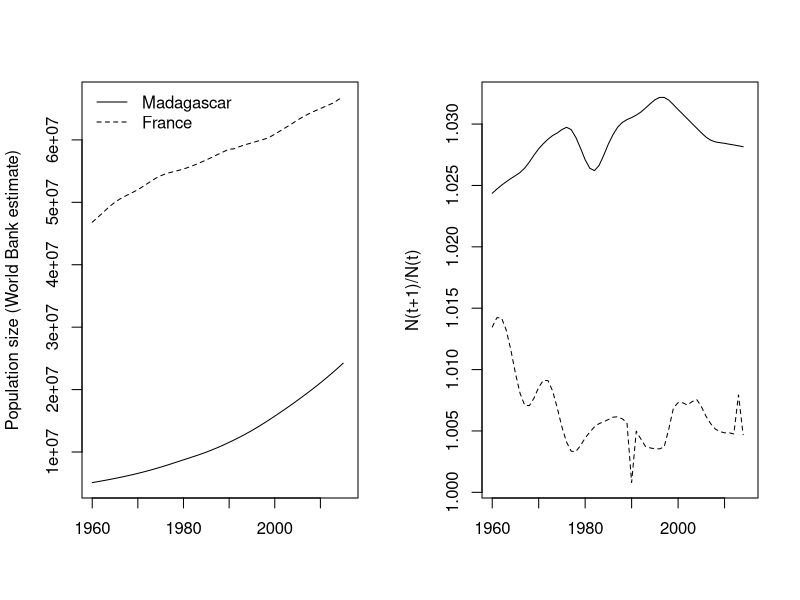
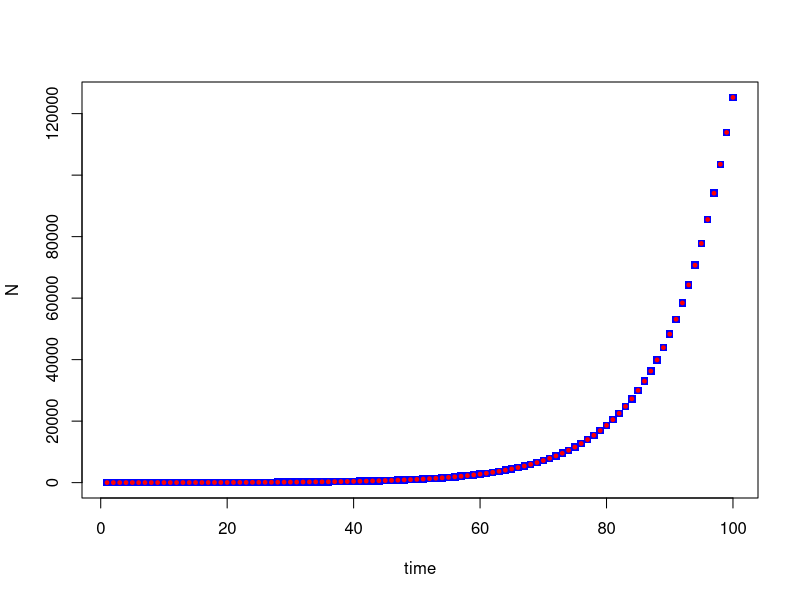
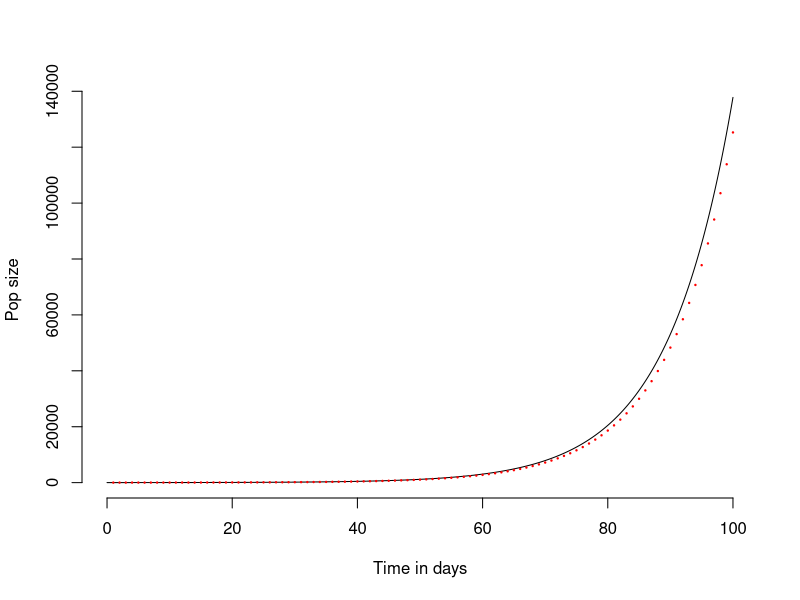
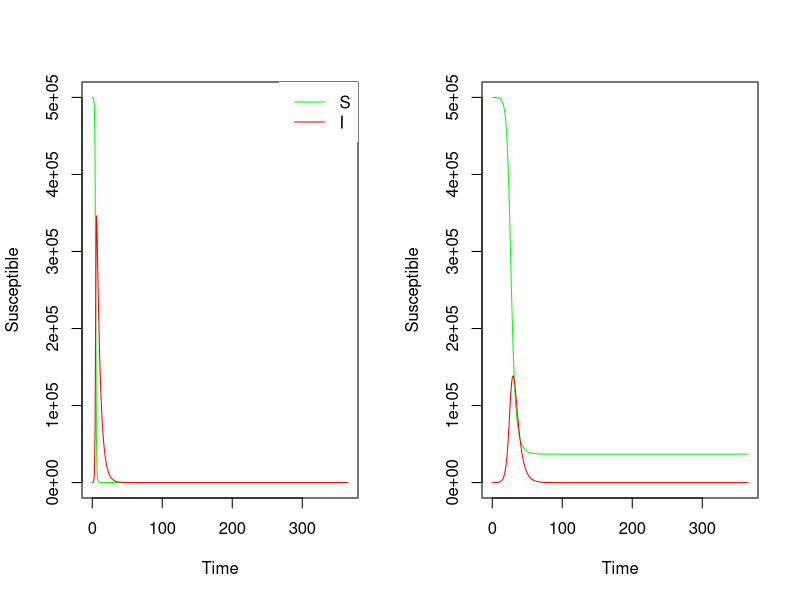

Source code (R) for these figures, in order:
#######################################
## Introduction 
#######################################
## Compartmental models and differential equation R tutorial

## written by: Jessica Metcalf, Amy Wesolowski, Cara Brook, Sophia Horigan

rm(list = ls())

## In this tutorial, we will construct simple compartmental models and explore different structures of these models
##############################################################################
## Contents: 
# Modeling Population Growth
# Investigating continuous vs discrete time
# Structured population models
# Lotka-Volterra models of predator-prey dynamics
# Susceptible-Infected-Recovered models
##############################################################################
## load your libraries first

library(deSolve)

##############################################################################
## Modeling Population Growth - LIVE
##############################################################################

## The simplest formulation for population growth in discrete time is N_t+1=lambda N_t
## where N_t is the size of the population at time t. The World Bank provides time-series 
## of population size for all countries in the world, including for Madagascar; this is in 
## the file "WorldBankPop.csv". Keep in mind that this is not data from direct observations 
## - censuses have not occurred in all the years for which data is available! 
  
## First, bring in this data by identifying the right path to the folder you are working in
## (use the command 'getwd' to find out where you are, and then use 'setwd' to get R to look 
## in the right place) and have a look at its structure in R (just the first 10 columns): 

##Load your data from the world bank and peek at the first few rows
## 1. read in the population data
pop.data <- read.csv("WorldBankPop.csv")

## 2. look at the first few rows of the data
head(pop.data)

## 3. Make a sub-vector called 'mada.pop' that is the row of your dataset which corresponds to Madagascar.
mada.pop <- pop.data[pop.data$Country.Name=="Madagascar",]
## 4. Change the cells with numbers to 'numeric' 
mada.pop <- as.numeric(mada.pop[3:(length(mada.pop))])

## 5. Make a second sub-vector called 'france.pop' that corresponds to France.
france.pop <- pop.data[pop.data$Country.Name=="France",]
## 6. Change the cells with numbers to 'numeric'
france.pop <- as.numeric(france.pop[3:(length(france.pop))])

## Now, we can calculate the growth rate, N_t+1/N_t, by taking a vector that goes from the
## 2nd until the last value in our population vectors (this is years 1961 until 2016, and 
## thus we call it N_t+1). We will divide this by the the vector that goes from the first 
## until the before-last column, which will correspond to 1960 to 2015. Relative to the 
## first vector, this is N_t - i.e., the first number in the N_t+1 vector is 1961; and the 
## first number in the N_t vector is 1960, and so on.  

## 7. First make a vector of Nt Mada
Nt.mada <- mada.pop[1:(length(mada.pop)-1)]
## 8. Next, make a vector of Nt+1 for Mada
Nt1.mada <- mada.pop[2:length(mada.pop)]

## 9. Make a vector of Nt for France
Nt.france <- france.pop[1:(length(france.pop)-1)]
## 10. Make a vector of Nt+1 for France
Nt1.france <- france.pop[2:length(france.pop)]

## 11. Now estimate population growth rate for Madagascar (what is the equation for lambda?)
pop.growth.mada <- Nt1.mada/Nt.mada
## 12. do the same for France
pop.growth.france <- Nt1.france/Nt.france

## ??? Is the population growing or declining?
pop.growth.mada
pop.growth.france
## growing! above 1.

## 13. Now plot (a) the population sizes for Madagascar and France from 1960-2016,
## side-by-side with the (b) population growth rates
## 13.1 Set up plot window to hold two graphs
par(mfrow=c(1,2))
## 13.2 plot Mada pop data as a solid line
plot(x=seq(1960,2016,1), y=mada.pop,type="l", xlab="",  #plot mada pop data
     ylab="Population size (World Bank estimate)", 
     ylim=range(c(mada.pop,france.pop),na.rm=TRUE))
## 13.3 add France data as dotted line
points(x=seq(1960,2016,1), y=france.pop, type = "l", lty=2) #add france data
## 13.4 add legend
legend("topleft",legend=c("Madagascar","France"), lty=1:2, bty="n") #add legend

## 13.5 plot Mada pop growth rate as solid line
plot(x=seq(1960,2015,1), y=pop.growth.mada,type="l", xlab="",  #plot mada pop growth rate
     ylab="N(t+1)/N(t)", 
     ylim=range(c(pop.growth.mada,pop.growth.france),na.rm=TRUE))
## 13.6 add France pop growth rate as a dotted line
points(x=seq(1960,2015,1), y=pop.growth.france, type = "l", lty=2) #add france


## ?? The growth rates for Madagascar and France never drop below 1 (although France comes close). 
## What does this tell us? Which country's population is growing more quickly relative to its population size?

# The population is always increasing. sometimes it is increasing more slowly, sometimes more quickly. 
# Madagascar is increasing more quickly.


## TO DO: 
#### 1) Change the colour of the plots and the legend; 
#### 2) Experiment with plotting out different countries (Germany? Tanzania?)
#### 3) [maybe later] See if you can find which country in the entire data-base 
####    has the fastest growth, and when that occurred. You might want to use 
####    the 'which' command, with the argument 'arr.ind=TRUE' since this will 
####    index the matrix, i.e., tell you the row (which corresponds to the country) 
####    and the column (which corresponds to the year). Note that you will need 
####    to apply this to a matrix of growth rates!



##############################################################################
## Investigating continuous vs discrete time 
##############################################################################

## Is the model above structured like a continuous or a discrete time model?

## Let's make a discrete time population model. We will use a for-loop to project a 
## population 100 time-steps, starting with population size of 10, and with a population 
## growth rate equal to 1.1

## Set up your (a) vector "N" of future population sizes, (b) fill in your initial population size,
## and (c) define "lambda", the population growth rate.
N <- rep(NA,100)
N[1] <- 10
lambda=1.1


## Now make a discrete time model using a for-loop to iterate this population 100 years
## into the future.

for(t in 2:100){
  N[t] <- lambda*N[t-1]
}


## 1. Does anyone remember the equation to shorten this discrete time model? 
## If we do this, do we get the same result?
Ndirect = N[1]*lambda^(0:99) 

## Plot the results together.
par(mfrow=c(1,1))
plot(x=seq(1,100,1), y=N, pch=15, col="blue", ylab="N", xlab="time")
points(x=seq(1,100,1), y=Ndirect, pch=19, col="red", cex=0.5)

## What if we want to make a continuous time model? How do we write that?
## First, write the differential equation dN(t)/dt = rN in a function
## called 'ngrow'

ngrow <- function(t,y,parms){
  # The with() function gives access to the named values of parms within the
  # local environment created by the function
  with(c(as.list(y),parms),{
    dNdt <- r*N
    list(c(dNdt))
  })
}


## To solve this, we're going to need to use the R library called "deSolve".
## We also need to define the starting variables and parameters: 

library(deSolve)              # Load libary to be used for numerical integration
Pop <- c(N=10)                # Define starting variables (P(0)=10, as above)
values <- c(r=log(lambda))    # Define parameters - use an approx of the lambda used in the discrete time ex above
time.out <- seq(0,100,by=0.1) # Set up time-steps for variables - here go for 100 years
ngrow(t=0,y=Pop,parms=values)  #try out the function for t=0

## The function outputs the time derivative of N at the time t. 
# This means that in order to get the (approximate) values of N at some time 
# delta.t in the future, we need to calculate the equivalent of N(t+delta.t)=N(t)+rN(t)*delta.t. 
# We can do this by hand: 

delta.t <- 0.1                    # Set a small value for delta.t (0.1 day)
pop.next <- Pop + unlist(ngrow(t=time,y=Pop,parms=values)) * delta.t
pop.next

## We could iterate this process, updating our values of Pop 
## and time with each iteration to get a discrete-time approximation 
## of the values of $P$ through time. However, differential equations describe 
## the rates of change. It turns out that using the discrete time approximation 
## of this process leads to rapid accumulation of error in our estimate of the state 
## variables through time, even if we set our value of delta.t to be very small. 
## Fortunately,  a number of algorithms have been developed to come up with better 
## (both more accurate and more computationally efficient) approximations to the values of the 
## state variables through time. One such is "lsoda" which we loaded above, and which we can run, 
## here storing the result in a variable called 'Ncontinuous': 


Ncontinuous <- lsoda(
y = Pop,               # Initial conditions for population
times = time.out,      # Timepoints for evaluation
func = ngrow,          # Function to evaluate
parms = values         # Vector of parameters
)

## We can check the first few lines of the output:
head(Ncontinuous)

## The data frame has 2 columns showing the values of time (labeled "time") 
## and the state variable ("N", which is population size) through time. Let's see what 
## has happened after 2 years, by printing it out:
subset(Ncontinuous,time==2)

## Now we can also plot the full time-series: 
plot(Ncontinuous[,"time"],               # Time on the x axis
     Ncontinuous[,"N"],                  # Number people on the y axis
     xlab = "Time in days",     # Label the x axis
     ylab = "Pop size",         # Label the y axis
     main = " ",                # Plot title
     xlim = c(0,100),           # 
     type = "l",                # Use a line plot
     bty = "n")                 # Remove the box around the plot
points(1:100,N, pch=19,col="red",cex=0.2)  #compare with our discrete time

# Note that we overlaid our discrete time model predictions (the variable N) for comparison.
## This is close, but not an exact match to our discrete time version, which makes sense, 
## since these are different processes.  


## TO DO: 
#### 1) See what happens to a population where r<0
#### 2) Change the time resolution (set by "time.out"") 
####   and see if/where the results change

                           
##############################################################################
## Structured population models - LIVE
##############################################################################

## So far, we have ignored structure in the population, and treated all individuals as if they were identical.
## We know this is not true. The simplest extension is to assume some form of stage structure, i.e., different states within the population. 
## Let us assume that the population has two stage classes, 'juveniles' and 'adults'. 
## We can describe the population using a vector of numbers of the two types of individuals n_t=(n_j,n_a) 
## where the j index indicates juveniles, and the a index indicates adults, n indicates 'numbers'. 

## 1. What four variables are in a structured population model? Assign a value to each.

sj=0.2  #juvenile survival
aj=0.8  #juvenile aging 
sa=0.8  #adult survival
f=1     #adult fertility

## These parameters can be estimated by tracking individuals in the field and
## counting the number that survive between censuses (here, distinguishing 'juvenile' 
## and 'adult' stages), what number moved between stages, and the number of offspring 
## produced at each stage. From this, we obtain survival and aging probabilities, and 
## fertility. We place these parameters in a matrix which has as many rows and columns as
## we have stages. The columns define the stage that individuals start in, and the rows the 
## stage that individuals end up in: 

## 2. Create a 2x2 matrix of 0's
A <- matrix(0,2,2)

## 3. assign probabilities to the matrix
A[1,1] <- sj*(1-aj)  #juvenile to juvenile = not aging and surving as a juvenile
A[2,1] <- sj*aj      #juvenile to adult =  aging and surving as a juvenile
A[2,2] <- sa         #adult to adult =  surviving as an adult
A[1,2] <- f          #adult to juvenile = survivng and reproducing  

## 4. Take a look at the matrix 'A' in your R console:
A

## We can project the population forward by one time-step:  

## 5. create a list called n.start with a population of 5 juveniles and 10 adults
n.start <- c(5,10)    #start with pop of 5 juveniles and 10 adults

## 6. get pop one time-step later using matrix multiplication (%*%)
n.next <- A%*%n.start #get pop one time-step latter using matrix multiplication (%*%)

## 7. Look at the output in your R console
n.next                #more juveniles, but fewer adults...

## We could write a loop, and project the population into the future (by applying matrix multipicaton to A and n.next, and so on), 
## and from that, figure out the growth rate of this population.
## There is  also a shortcut, using some core results from matrix population model theory (Caswell, 2001): 
## the population growth rate is defined by the dominant eigenvalue of the matrix. :

## 8. extract the population growth rate.This eigenvalue is the same as lambda
eigen(A)$value[1]      #extract the pop growth rate using the eigenvalue; <1 indicates pop shrinking. this eigenvalue is equivalent to lambda, the intrinsic population growth rate
## 9. double the fertility
A[1,2] <- f*2          #double the fertility 
A
## 10. See how this changes the eigenvalue
A                      #fertility 1 is now replaced by fertility 2
eigen(A)$value[1]      #extract the pop growth rate using the eigenvalue; now pop growing with lamba > 1

## There are many more powerful results that yield estimates of the stable population structure, the reproductive value, 
## life expectancy, sensitivies, elasticities, etc, that have been used extensively in fields from conservation biology to 
## life history evolution. You can also implement density dependence, etc. There are some nice R packages that can help you do this 
## (e.g., 'popbio').


##############################################################################
## Susceptible-Infected-Recovered models - LIVE
##############################################################################

## Let's think about another two species model: dynamics for a directly 
## transmitted immunizing infection, with a short generation time (e.g., ~2 weeks), 
## like measles. We need to keep track of 3 states, or types of individuals, i.e., 
## susceptible individuals ('S'), infected individuals ('I') and recovered individuals ('R').
## We can write the function that defines this process, assuming that the total population 
## size is constant, which means we don't need to keep track of the ('R') compartment. 
 
## 1. write a function for the SIR model
sir <- function(t,y,parms){
  with(c(as.list(y),parms),{
    dSdt <- -beta*S*I/N
    dIdt <- beta*S*I/N - gamma*I
    list(c(dSdt,dIdt))
  })
}

## We define a starting population with 500,000 susceptible individuals and 20 infected 
## individuals; and a list of parameters that define the processes, beta, the transmission 
## rate, and gamma, the recovery rate (defined as 1/infectious period): 

## 2. Start with 500,000 susceptible individuals and 20 infected individuals  
pop.SI <- c(S = 500000,I = 20)  
## 3. generate a list of parameters that define beta (transmission rate), gamma (the recovery rate), and population size
values <- c(beta = 3.6,          # Transmission coefficient
            gamma = 1/5,         #recovery rate
            N=800000)            # population size (constant)


## 4. calculate R0
R0 <- values["beta"]/values["gamma"] # value of R0
R0                                  # Remember that the infection will spread (grow) 
                                    #  when R0 > 1, just like the population grows when 
                                    # lambda > 1 in the structured population models above.
## ?? What values of R0 are important?

## As in the population example, we can use the function lsoda, here taking as our time-unit
# 1 day, setting a small time-step, and running it out across 1 year (365 days): 
## 5. use the function lsoda to run the sir function, generating output every day for one year, and save it into a dataframe called ts.sir
ts.sir <- data.frame(lsoda(
  y = pop.SI,                   # Initial conditions for population
  times = seq(0,365,by=1),   # Timepoints for evaluation
  func = sir,                   # Function to evaluate
  parms = values                # Vector of parameters
))

## 6. Look at the top rows of the resulting data frame from this run of the model pop.SI
head(ts.sir)

## 7. Plot susceptible as green, infected as red, and add a legend
par(mfrow=c(1,2))
plot(ts.sir[,"time"],ts.sir[,"S"], xlab="Time", ylab="Susceptible", type="l", col = "green")
lines(ts.sir[,"time"],ts.sir[,"I"], xlab="Time", ylab="Infected", type="l", col="red")
legend("topright", c("S", "I"), col = c("green", "red"), lty=c(1,1),  box.lwd = 0)

## The epidemic burns itself out (i.e., at the end, the number of infected individuals 
## is zero), but, interestingly, not all susceptible individuals are infected (i.e., the 
## number of susceptibles at the end is > 0). This is the phenomenon of herd immunity. 

## Now we can re-run the analysis for a less infectious pathogen, i.e. beta is lower, but
## with the same population parameters:
## 8. create a list of parameters with lower values called lower.values
lower.values <- c(beta = 0.9,   # Transmission coefficient decreases from 3.6 to .9
            gamma = 1/5,         #recovery rate
            N=800000)            # population size (constant)
## 9. generate one year of results using lower.values, called lower.ts.sir
lower.ts.sir <- data.frame(lsoda(
  y = pop.SI,                   # Initial conditions for population
  times = seq(0,365,by=0.1),   # Timepoints for evaluation
  func = sir,                   # Function to evaluate
  parms = lower.values                # Vector of parameters
))

## 10. plot the results of lower.ts.sir
plot(lower.ts.sir[,"time"],lower.ts.sir[,"S"], xlab="Time", ylab="Susceptible", type="l", col="green", ylim=c(0,5e5))
lines(lower.ts.sir[,"time"],lower.ts.sir[,"I"], xlab="Time", ylab="Infected", type="l", col="red")
## uhoh, it's cut off. how can we edit this?

## ?? How are these results different? 

## ?? Why don't we really need to plot R?



## TO DO: 
#### 1) Change the parameter values to see what happens if people recover slower (lower gamma). 
#### 2) Change the number of initial infected individuals to 1 -- will the outbreak start earlier? Later? 
### 3) This model reflects a 'closed' population. There are \textbf{no new births} entering the population. Can you imagine how you might change the model to include this? What are the main dynamical consequences? 
### 4) You can download time-series for a number of infections including measles from https://www.tycho.pitt.edu; you could explore seasonality for different pathogens, or patterns through space and time, and across different city sizes  



## References 

# Cawell, H. Matrix Population Models. 2001. Sinauer

# Salguero-Gomez, R., et al. The COMPADRE Plant Matrix Database: an open online repository for plant demography. Journal of Ecology, 2015. 103(1): p. 202-218.

# Some of this material is extended from DAIDD and MMED and E2M2 courses. 
